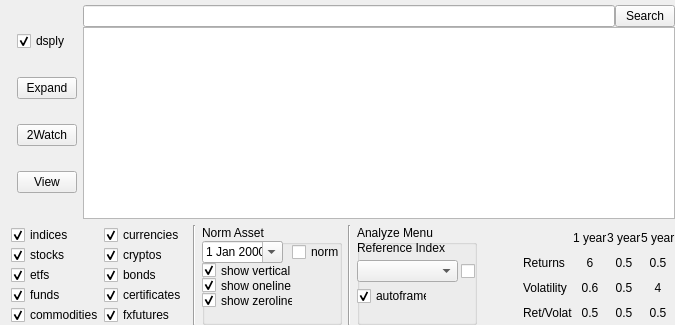
      <widget class="QWidget" name="tab">
       <property name="sizePolicy">
        <sizepolicy hsizetype="Expanding" vsizetype="Expanding">
         <horstretch>0</horstretch>
         <verstretch>0</verstretch>
        </sizepolicy>
       </property>
       <attribute name="title">
        <string>Search</string>
       </attribute>
       <layout class="QVBoxLayout" name="verticalLayout_6" stretch="1,1,8">
        <property name="sizeConstraint">
         <enum>QLayout::SetMinAndMaxSize</enum>
        </property>
        <property name="topMargin">
         <number>5</number>
        </property>
        <property name="rightMargin">
         <number>0</number>
        </property>
        <property name="bottomMargin">
         <number>0</number>
        </property>
        <item>
         <layout class="QHBoxLayout" name="horizontalLayout">
          <property name="spacing">
           <number>0</number>
          </property>
          <item>
           <layout class="QVBoxLayout" name="verticalLayout">
            <property name="leftMargin">
             <number>6</number>
            </property>
            <property name="rightMargin">
             <number>6</number>
            </property>
            <item>
             <widget class="QCheckBox" name="searchbar_checkBox">
              <property name="minimumSize">
               <size>
                <width>0</width>
                <height>22</height>
               </size>
              </property>
              <property name="text">
               <string>dsply</string>
              </property>
              <property name="checked">
               <bool>true</bool>
              </property>
             </widget>
            </item>
            <item>
             <widget class="QPushButton" name="pushButton">
              <property name="maximumSize">
               <size>
                <width>60</width>
                <height>16777215</height>
               </size>
              </property>
              <property name="text">
               <string>Expand</string>
              </property>
             </widget>
            </item>
            <item>
             <widget class="QPushButton" name="add2WatchButton">
              <property name="maximumSize">
               <size>
                <width>60</width>
                <height>16777215</height>
               </size>
              </property>
              <property name="text">
               <string>2Watch</string>
              </property>
             </widget>
            </item>
            <item>
             <widget class="QPushButton" name="viewButton">
              <property name="maximumSize">
               <size>
                <width>60</width>
                <height>16777215</height>
               </size>
              </property>
              <property name="text">
               <string>View</string>
              </property>
             </widget>
            </item>
           </layout>
          </item>
          <item>
           <layout class="QVBoxLayout" name="verticalLayout_2">
            <property name="spacing">
             <number>0</number>
            </property>
            <property name="topMargin">
             <number>0</number>
            </property>
            <item>
             <layout class="QHBoxLayout" name="horizontalLayout_3">
              <item>
               <widget class="QLineEdit" name="lineEdit">
                <property name="sizePolicy">
                 <sizepolicy hsizetype="Expanding" vsizetype="Fixed">
                  <horstretch>0</horstretch>
                  <verstretch>0</verstretch>
                 </sizepolicy>
                </property>
               </widget>
              </item>
              <item>
               <widget class="QPushButton" name="srchPushButton">
                <property name="sizePolicy">
                 <sizepolicy hsizetype="Fixed" vsizetype="Fixed">
                  <horstretch>0</horstretch>
                  <verstretch>0</verstretch>
                 </sizepolicy>
                </property>
                <property name="maximumSize">
                 <size>
                  <width>60</width>
                  <height>22</height>
                 </size>
                </property>
                <property name="text">
                 <string>Search</string>
                </property>
               </widget>
              </item>
             </layout>
            </item>
            <item>
             <layout class="QHBoxLayout" name="horizontalLayout_2">
              <property name="spacing">
               <number>0</number>
              </property>
              <item>
               <layout class="QVBoxLayout" name="verticalLayout_4">
                <property name="spacing">
                 <number>0</number>
                </property>
                <item>
                 <widget class="QListWidget" name="srchResLstWdgt">
                  <property name="sizePolicy">
                   <sizepolicy hsizetype="Expanding" vsizetype="Minimum">
                    <horstretch>0</horstretch>
                    <verstretch>0</verstretch>
                   </sizepolicy>
                  </property>
                  <property name="minimumSize">
                   <size>
                    <width>0</width>
                    <height>110</height>
                   </size>
                  </property>
                  <property name="maximumSize">
                   <size>
                    <width>16777215</width>
                    <height>250</height>
                   </size>
                  </property>
                 </widget>
                </item>
               </layout>
              </item>
             </layout>
            </item>
           </layout>
          </item>
         </layout>
        </item>
        <item>
         <layout class="QGridLayout" name="gridLayout_2" columnstretch="0,0,0,0,0,0,0,0">
          <property name="horizontalSpacing">
           <number>6</number>
          </property>
          <property name="verticalSpacing">
           <number>0</number>
          </property>
          <item row="0" column="2">
           <widget class="QGroupBox" name="groupBox_5">
            <property name="minimumSize">
             <size>
              <width>140</width>
              <height>0</height>
             </size>
            </property>
            <property name="title">
             <string>Norm Asset</string>
            </property>
            <widget class="QDateEdit" name="normDateEdit_srch">
             <property name="geometry">
              <rect>
               <x>0</x>
               <y>16</y>
               <width>81</width>
               <height>22</height>
              </rect>
             </property>
             <property name="calendarPopup">
              <bool>true</bool>
             </property>
            </widget>
            <widget class="QCheckBox" name="normCheckBox">
             <property name="geometry">
              <rect>
               <x>90</x>
               <y>16</y>
               <width>50</width>
               <height>22</height>
              </rect>
             </property>
             <property name="text">
              <string>norm</string>
             </property>
            </widget>
            <widget class="QCheckBox" name="checkBox_vertical">
             <property name="geometry">
              <rect>
               <x>0</x>
               <y>37</y>
               <width>91</width>
               <height>17</height>
              </rect>
             </property>
             <property name="text">
              <string>show vertical</string>
             </property>
             <property name="checked">
              <bool>true</bool>
             </property>
            </widget>
            <widget class="QCheckBox" name="checkBox_oneline">
             <property name="geometry">
              <rect>
               <x>0</x>
               <y>52</y>
               <width>91</width>
               <height>17</height>
              </rect>
             </property>
             <property name="text">
              <string>show oneline</string>
             </property>
             <property name="checked">
              <bool>true</bool>
             </property>
            </widget>
            <widget class="QCheckBox" name="checkBox_zeroline">
             <property name="geometry">
              <rect>
               <x>0</x>
               <y>67</y>
               <width>91</width>
               <height>17</height>
              </rect>
             </property>
             <property name="text">
              <string>show zeroline</string>
             </property>
             <property name="checked">
              <bool>true</bool>
             </property>
            </widget>
           </widget>
          </item>
          <item row="0" column="1">
           <widget class="Line" name="line_6">
            <property name="orientation">
             <enum>Qt::Vertical</enum>
            </property>
           </widget>
          </item>
          <item row="0" column="7">
           <layout class="QGridLayout" name="gridLayout_4">
            <item row="1" column="1">
             <widget class="QLabel" name="label_7">
              <property name="text">
               <string>6</string>
              </property>
              <property name="alignment">
               <set>Qt::AlignCenter</set>
              </property>
             </widget>
            </item>
            <item row="3" column="0">
             <widget class="QLabel" name="label">
              <property name="text">
               <string>Ret/Volat</string>
              </property>
             </widget>
            </item>
            <item row="2" column="1">
             <widget class="QLabel" name="label_4">
              <property name="text">
               <string>0.6</string>
              </property>
              <property name="alignment">
               <set>Qt::AlignCenter</set>
              </property>
             </widget>
            </item>
            <item row="2" column="0">
             <widget class="QLabel" name="label_2">
              <property name="text">
               <string>Volatility</string>
              </property>
             </widget>
            </item>
            <item row="1" column="0">
             <widget class="QLabel" name="label_3">
              <property name="text">
               <string>Returns</string>
              </property>
             </widget>
            </item>
            <item row="0" column="0">
             <widget class="QLabel" name="label_6">
              <property name="text">
               <string/>
              </property>
             </widget>
            </item>
            <item row="3" column="1">
             <widget class="QLabel" name="label_22">
              <property name="text">
               <string>0.5</string>
              </property>
              <property name="alignment">
               <set>Qt::AlignCenter</set>
              </property>
             </widget>
            </item>
            <item row="2" column="2">
             <widget class="QLabel" name="label_5">
              <property name="text">
               <string>0.5</string>
              </property>
              <property name="alignment">
               <set>Qt::AlignCenter</set>
              </property>
             </widget>
            </item>
            <item row="2" column="3">
             <widget class="QLabel" name="label_8">
              <property name="text">
               <string>4</string>
              </property>
              <property name="alignment">
               <set>Qt::AlignCenter</set>
              </property>
             </widget>
            </item>
            <item row="3" column="2">
             <widget class="QLabel" name="label_21">
              <property name="text">
               <string>0.5</string>
              </property>
              <property name="alignment">
               <set>Qt::AlignCenter</set>
              </property>
             </widget>
            </item>
            <item row="3" column="3">
             <widget class="QLabel" name="label_25">
              <property name="text">
               <string>0.5</string>
              </property>
              <property name="alignment">
               <set>Qt::AlignCenter</set>
              </property>
             </widget>
            </item>
            <item row="0" column="1">
             <widget class="QLabel" name="label_26">
              <property name="text">
               <string>1 year</string>
              </property>
             </widget>
            </item>
            <item row="1" column="2">
             <widget class="QLabel" name="label_23">
              <property name="text">
               <string>0.5</string>
              </property>
              <property name="alignment">
               <set>Qt::AlignCenter</set>
              </property>
             </widget>
            </item>
            <item row="1" column="3">
             <widget class="QLabel" name="label_24">
              <property name="text">
               <string>0.5</string>
              </property>
              <property name="alignment">
               <set>Qt::AlignCenter</set>
              </property>
             </widget>
            </item>
            <item row="0" column="2">
             <widget class="QLabel" name="label_27">
              <property name="text">
               <string>3 year</string>
              </property>
             </widget>
            </item>
            <item row="0" column="3">
             <widget class="QLabel" name="label_28">
              <property name="text">
               <string>5 year</string>
              </property>
             </widget>
            </item>
           </layout>
          </item>
          <item row="0" column="6">
           <layout class="QGridLayout" name="gridLayout"/>
          </item>
          <item row="0" column="5">
           <spacer name="horizontalSpacer_2">
            <property name="orientation">
             <enum>Qt::Horizontal</enum>
            </property>
            <property name="sizeHint" stdset="0">
             <size>
              <width>40</width>
              <height>20</height>
             </size>
            </property>
           </spacer>
          </item>
          <item row="0" column="0">
           <layout class="QGridLayout" name="gridLayout_5">
            <property name="spacing">
             <number>0</number>
            </property>
            <item row="1" column="1">
             <widget class="QCheckBox" name="cb_6">
              <property name="text">
               <string>cryptos</string>
              </property>
              <property name="checked">
               <bool>true</bool>
              </property>
             </widget>
            </item>
            <item row="2" column="1">
             <widget class="QCheckBox" name="cb_7">
              <property name="text">
               <string>bonds</string>
              </property>
              <property name="checked">
               <bool>true</bool>
              </property>
             </widget>
            </item>
            <item row="1" column="0">
             <widget class="QCheckBox" name="cb_1">
              <property name="text">
               <string>stocks</string>
              </property>
              <property name="checked">
               <bool>true</bool>
              </property>
             </widget>
            </item>
            <item row="3" column="1">
             <widget class="QCheckBox" name="cb_8">
              <property name="text">
               <string>certificates</string>
              </property>
              <property name="checked">
               <bool>true</bool>
              </property>
             </widget>
            </item>
            <item row="3" column="0">
             <widget class="QCheckBox" name="cb_3">
              <property name="text">
               <string>funds</string>
              </property>
              <property name="checked">
               <bool>true</bool>
              </property>
             </widget>
            </item>
            <item row="2" column="0">
             <widget class="QCheckBox" name="cb_2">
              <property name="text">
               <string>etfs</string>
              </property>
              <property name="checked">
               <bool>true</bool>
              </property>
             </widget>
            </item>
            <item row="0" column="0">
             <widget class="QCheckBox" name="cb_0">
              <property name="enabled">
               <bool>true</bool>
              </property>
              <property name="minimumSize">
               <size>
                <width>60</width>
                <height>0</height>
               </size>
              </property>
              <property name="text">
               <string>indices</string>
              </property>
              <property name="checked">
               <bool>true</bool>
              </property>
             </widget>
            </item>
            <item row="4" column="0">
             <widget class="QCheckBox" name="cb_4">
              <property name="text">
               <string>commodities</string>
              </property>
              <property name="checked">
               <bool>true</bool>
              </property>
             </widget>
            </item>
            <item row="4" column="1">
             <widget class="QCheckBox" name="cb_9">
              <property name="text">
               <string>fxfutures</string>
              </property>
              <property name="checked">
               <bool>true</bool>
              </property>
             </widget>
            </item>
            <item row="0" column="1">
             <widget class="QCheckBox" name="cb_5">
              <property name="text">
               <string>currencies</string>
              </property>
              <property name="checked">
               <bool>true</bool>
              </property>
             </widget>
            </item>
           </layout>
          </item>
          <item row="0" column="4">
           <widget class="QGroupBox" name="groupBox_6">
            <property name="minimumSize">
             <size>
              <width>120</width>
              <height>0</height>
             </size>
            </property>
            <property name="title">
             <string>Analyze Menu</string>
            </property>
            <widget class="QComboBox" name="srch_RefComboBox">
             <property name="geometry">
              <rect>
               <x>0</x>
               <y>35</y>
               <width>101</width>
               <height>22</height>
              </rect>
             </property>
            </widget>
            <widget class="QLabel" name="label_36">
             <property name="geometry">
              <rect>
               <x>0</x>
               <y>15</y>
               <width>101</width>
               <height>16</height>
              </rect>
             </property>
             <property name="text">
              <string>Reference Index</string>
             </property>
            </widget>
            <widget class="QCheckBox" name="srch_refCheckBox">
             <property name="geometry">
              <rect>
               <x>104</x>
               <y>35</y>
               <width>16</width>
               <height>22</height>
              </rect>
             </property>
             <property name="text">
              <string/>
             </property>
            </widget>
            <widget class="QCheckBox" name="autoframe_2">
             <property name="geometry">
              <rect>
               <x>0</x>
               <y>60</y>
               <width>70</width>
               <height>22</height>
              </rect>
             </property>
             <property name="text">
              <string>autoframe</string>
             </property>
             <property name="checked">
              <bool>true</bool>
             </property>
            </widget>
           </widget>
          </item>
          <item row="0" column="3">
           <widget class="Line" name="line_7">
            <property name="orientation">
             <enum>Qt::Vertical</enum>
            </property>
           </widget>
          </item>
         </layout>
        </item>
        <item>
         <layout class="QVBoxLayout" name="graphLayout">
          <property name="spacing">
           <number>0</number>
          </property>
         </layout>
        </item>
       </layout>
      </widget>
